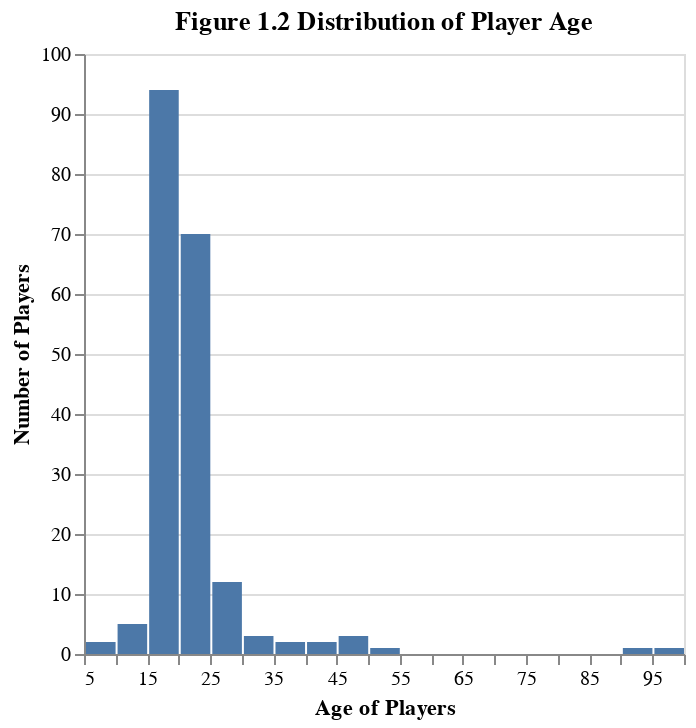

Notebook code cell kept with this figure:
### Markdown cell above
**Figure 1.1 Distribution of Total Played Hours**

The histogram shows the distribution of playtime across players. Hours are **heavily right skewed**, with most players recording low total hours and a couple of outliers.

### Code cell
# Distribution of Player's Age

age = alt.Chart(players).mark_bar().encode(
        x=alt.X("age:Q", bin=alt.Bin(maxbins=30), title="Age of Players"),
        y=alt.Y("count()", title="Number of Players"),
        tooltip=[
            alt.Tooltip("age:Q", title="Age", bin=True),
            alt.Tooltip("count():Q", title="Player Count")
        ]
    ).properties(title="Figure 1.2 Distribution of Player Age")

age

### Figure 1 — Vega-Lite specification as saved in the notebook (floating-point values rounded to 4 significant figures; data arrays with more than 128 entries replaced by an {"elided": "..."} marker saying what was removed)
{"config": {"view": {"continuousWidth": 300, "continuousHeight": 300}}, "data": {"name": "data-c7b0df1f14ab073ade9f0df232c136c0"}, "mark": {"type": "bar"}, "encoding": {"tooltip": [{"bin": true, "field": "age", "title": "Age", "type": "quantitative"}, {"aggregate": "count", "title": "Player Count", "type": "quantitative"}], "x": {"bin": {"maxbins": 30}, "field": "age", "title": "Age of Players", "type": "quantitative"}, "y": {"aggregate": "count", "title": "Number of Players", "type": "quantitative"}}, "title": "Figure 1.2 Distribution of Player Age", "$schema": "https://vega.github.io/schema/vega-lite/v5.16.3.json", "datasets": {"data-c7b0df1f14ab073ade9f0df232c136c0": {"elided": "196 records"}}}
